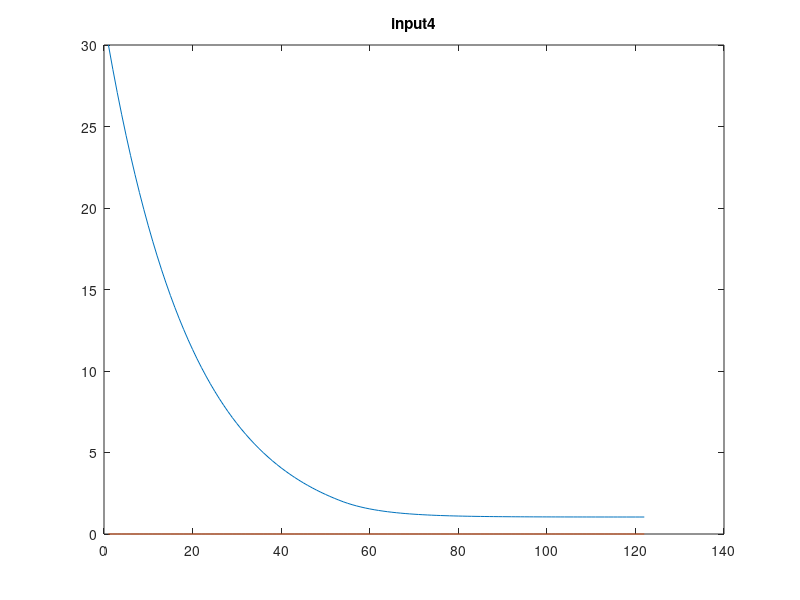
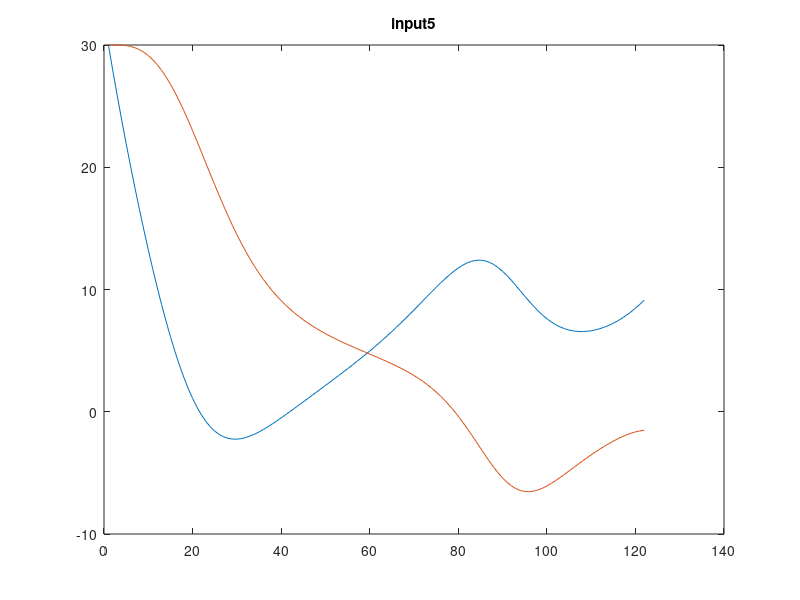
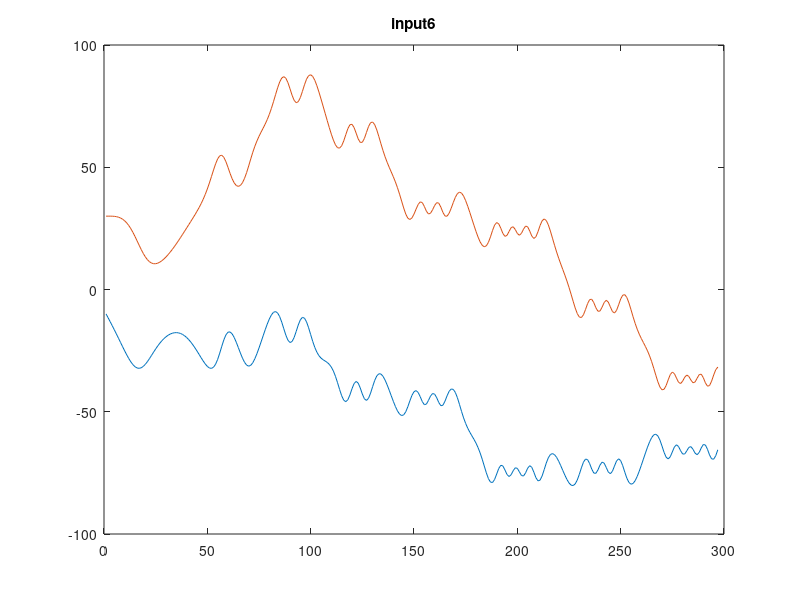

Here is the MATLAB script that generated these plots, in order:
% generateTests
function generateInputs()

steerMax = pi/6;
omega = 0.05;
inputs = [];
for t=0:0.1:5
    inputs = [inputs; t 1 steerMax*sin(omega*t)];
end
dlmwrite('input2.txt',inputs,'delimiter',',','precision', 4);


inputs = [];
for t=0:0.1:5
    inputs = [inputs; t 1 1/steerMax*sin(omega*t)];
end
dlmwrite('input3.txt',inputs,'delimiter',',','precision', 4);

% generate a few files for test cases
waypointTestGenerator(30,0,'input4',12, 0);
waypointTestGenerator(30,30,'input5',12, 0);
waypointTestGenerator(-10,30,'input6',30, 1);

end

% a naive controller 
% 
% it calculates new inputs based on current input and state, as well as
% the error function
function u_next = g( waypoint, state, u )
    maxu1 = 30;
    minu1 = 0;
    maxu2 = pi/6;
    minu2 = -pi/6;

    % tire angle gain
    K2 = 0.1;
    % velocity gain
    K1 = 0.5;
    
    u_next = u;
    yerr = waypoint(2)-state(2);
    xerr = waypoint(1)-state(1);
    xyerr = sqrt(yerr^2 + xerr^2);
    
    % speed up if we are far away
    if( xyerr < 2 )
        u_next(1) = 0.9*u(1);
    else
        u_next(1) = max(min(K1*xyerr,maxu1),minu1);
    end
    % if the target is to our left, or right, we change our tire
    headerr = (state(4) - atan2(yerr,xerr)) - state(3);
    u_next(2) = (max(min(-K2*headerr,maxu2),minu2));
end

function xdot = carfcn( x, u, dt )
    % vehicle wheelbase
    L = 2.6187;    
    xdot = x;
    xdot(1) = dt * u(1)*cos(x(3))*cos(x(4));    % x position
    xdot(2) = dt * u(1)*cos(x(3))*sin(x(4));    % y position
    xdot(3) = dt * u(2);                        % tire angle
    xdot(4) = dt * u(1)*(1/L)*sin(x(3));        % heading
end

function waypointTestGenerator( xpos, ypos, testname, time, random )
    inputs = [];
    state = [0 0 0 0];
    waypoint = [xpos ypos 0 0];
    errarray = [];
    states = [];
    u = [0 0];
    
    t = [0]; 
    while( t(end) <= time )
        if( random == 0 )
            t = [t t(end)+(0.1)];
        else
            t = [t t(end)+(0.05 + rand*0.1)];
        end
    end
    
    for i = 1:length(t)
        err = waypoint - state;
        errarray = [errarray; err];
        u = g(waypoint,state,u);
        if( t > 0 )
            state = state + carfcn(state,u,t(i)-inputs(end,1));
        else
            state = state + carfcn(state,u,0.1);
        end
        states = [states; state];
        inputs = [inputs; t(i) u(1) u(2)];
    end
    file = [testname '.txt'];
    dlmwrite(file,inputs,'delimiter',',','precision', 4);
    figure
    % plot(errarray)
    % plot(inputs(:,1),states(:,1),inputs(:,1),errarray(:,1))
    plot(errarray(:,1:2))
    title(testname)
end